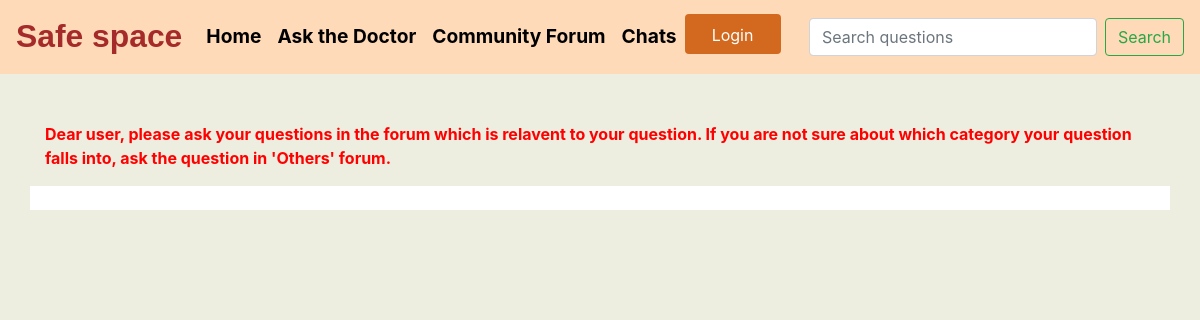
Before: /community_forum/ with the older database file.
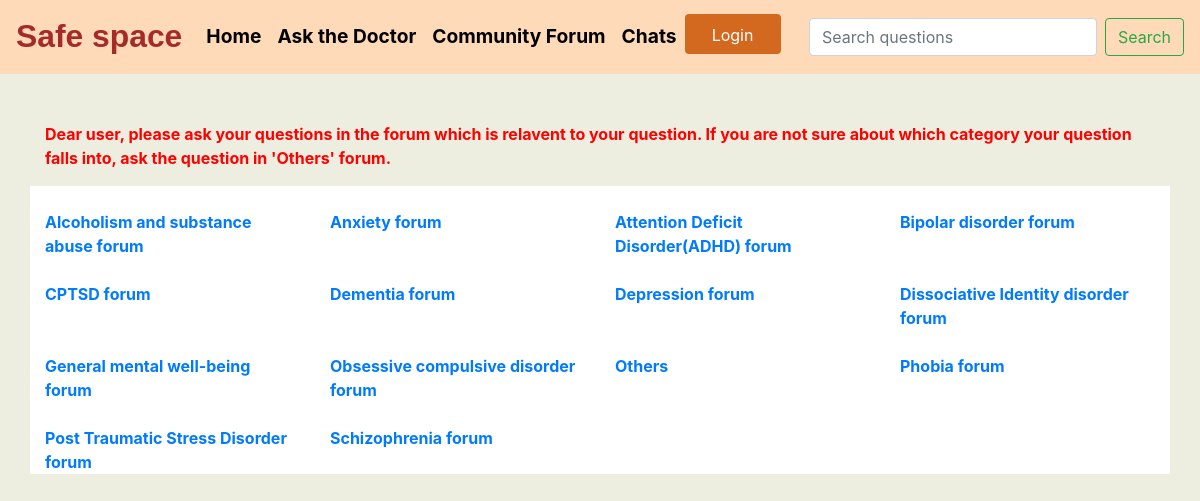
After: the same page with the newer database file.
### community_forum/models.py (models this page shows, shortened)
class Categories(models.Model):
	class Meta:
		verbose_name_plural="Categories"
	id=models.AutoField(primary_key=True,unique=True)
	category_name=models.CharField(max_length=200,blank=True)

### community_forum/views.py (the view)
# urls.py: path('',views.CategoryView.as_view()),
class CategoryView(View):
	def get(self, request, *args, **kwargs):
		categories=Categories.objects.order_by('category_name')
		context={
			'categories':categories
		}
		return render(request,'community_forum/categories.html',context)

### community_forum/templates/community_forum/categories.html (shortened to what this page needs)
{% block content %}
{% include 'ask_the_doctor/base.html' %}
<div class="container">
	<p style="color:red;font-weight: bold;">Dear user, please ask your questions in the forum which is relavent to your question. If you are not sure about which category your question falls into, ask the question in 'Others' forum.</p>
</div>
<div class="container" style="background-color:white;">
	<div class="row">
		{% for category in categories%}
	    <div class="col-lg-3 col-md-3 col-sm-6 col-xs-6">
	    	<span style="font-weight: bolder;"><br><a href="/community_forum/{{category.category_name}}/">{{category.category_name|safe}}</a><br></span>
	    </div>
	    {% endfor %}
	    <br>
	</div>
</div>
{% endblock %}

### Ask_the_doctor/templates/Ask_the_doctor/base.html (shortened to what this page needs)
{% load static %}
<!DOCTYPE html>
<html lang="en">
  <head>
    <link rel="stylesheet" href="https://cdn.jsdelivr.net/npm/bootstrap@4.5.3/dist/css/bootstrap.min.css">
  </head>
  <body>
    <header>
      <nav class="navbar navbar-expand-lg fixed-top sticky-top nav-styles">
      <a class="navbar-brand" href="#" style="font-size: 1.99rem;font-weight: bolder;color:#A52A2A;font-family: Comic Sans MS, cursive, sans-serif;">Safe space</a>
      <div class="collapse navbar-collapse list-styles" id="navbarSupportedContent">
        <ul class="navbar-nav mr-auto">
          <li class="nav-item active">
            <a class="nav-link" href="/accounts/home/">Home <span class="sr-only">(current)</span></a>
          </li>
          {% if user.is_authenticated %}
            <li class="nav-item">
              <a class="nav-link" href="/ask_the_doctor/">Ask the Doctor</a>
            </li>
          {% else %}
            <span data-toggle="tooltip" data-placement="bottom" title="Please login first">
            <li class="nav-item">
            <a class="nav-link disabled" href="#" tabindex="-1" aria-disabled="true" style="">Ask the Doctor</a>
            </li>
          </span>
          {% endif %}
          <li class="nav-item">
            <a class="nav-link" href="/community_forum/">Community Forum</a>
          </li>
          {% if user.is_authenticated %}
            <li class="nav-item">
              <a class="nav-link" href="#">Chats</a>
            </li>
          {% else %}
            <span data-toggle="tooltip" data-placement="bottom" title="Please login first">
            <li class="nav-item">
              <a class="nav-link disabled" href="#" tabindex="-1" aria-disabled="true" style="">Chats</a>
            </li>
          </span>
          {% endif %}
          {% if user.is_authenticated %}
          {%else%}
            <li class="nav-item">
              <a class="nav-link btn" href="/accounts/login/" style="background-color:#D2691E;color:white !important;height: 2.5rem;width: 6rem;">Login</a>
            </li>
          {% endif %}
        </ul>
        <form class="form-inline my-2 my-lg-0">
          <input class="form-control mr-sm-2" type="search" placeholder="Search questions" aria-label="Search" style="width: 18rem;">
          <button class="btn btn-outline-success my-2 my-sm-0" type="submit">Search</button>
        </form>
      </div>
    </nav>
  </header>
  </body>
</html>

### Ask_the_doctor/templates/Ask_the_doctor/base.html (style rules this page uses)
.nav-styles { background-color: #FFDAB9; }
.list-styles { color:black; font-size: 1.2rem; font-weight: bold; }
.nav-item a { color: #000000 !important; }

### community_forum/templates/community_forum/categories.html (style rules this page uses)
body { background-color: #EEEEE0; }

Changed rows visible on the page:
added Categories: category_name "Alcoholism and substance abuse forum"
added Categories: category_name "Anxiety forum"
added Categories: category_name "Attention Deficit Disorder(ADHD) forum"
added Categories: category_name "Bipolar disorder forum"
added Categories: category_name "CPTSD forum"
added Categories: category_name "Dementia forum"
added Categories: category_name "Depression forum"
added Categories: category_name "Dissociative Identity disorder forum"
added Categories: category_name "General mental well-being forum"
added Categories: category_name "Obsessive compulsive disorder forum"
added Categories: category_name "Others"
added Categories: category_name "Phobia forum"
added Categories: category_name "Post Traumatic Stress Disorder forum"
added Categories: category_name "Schizophrenia forum"
